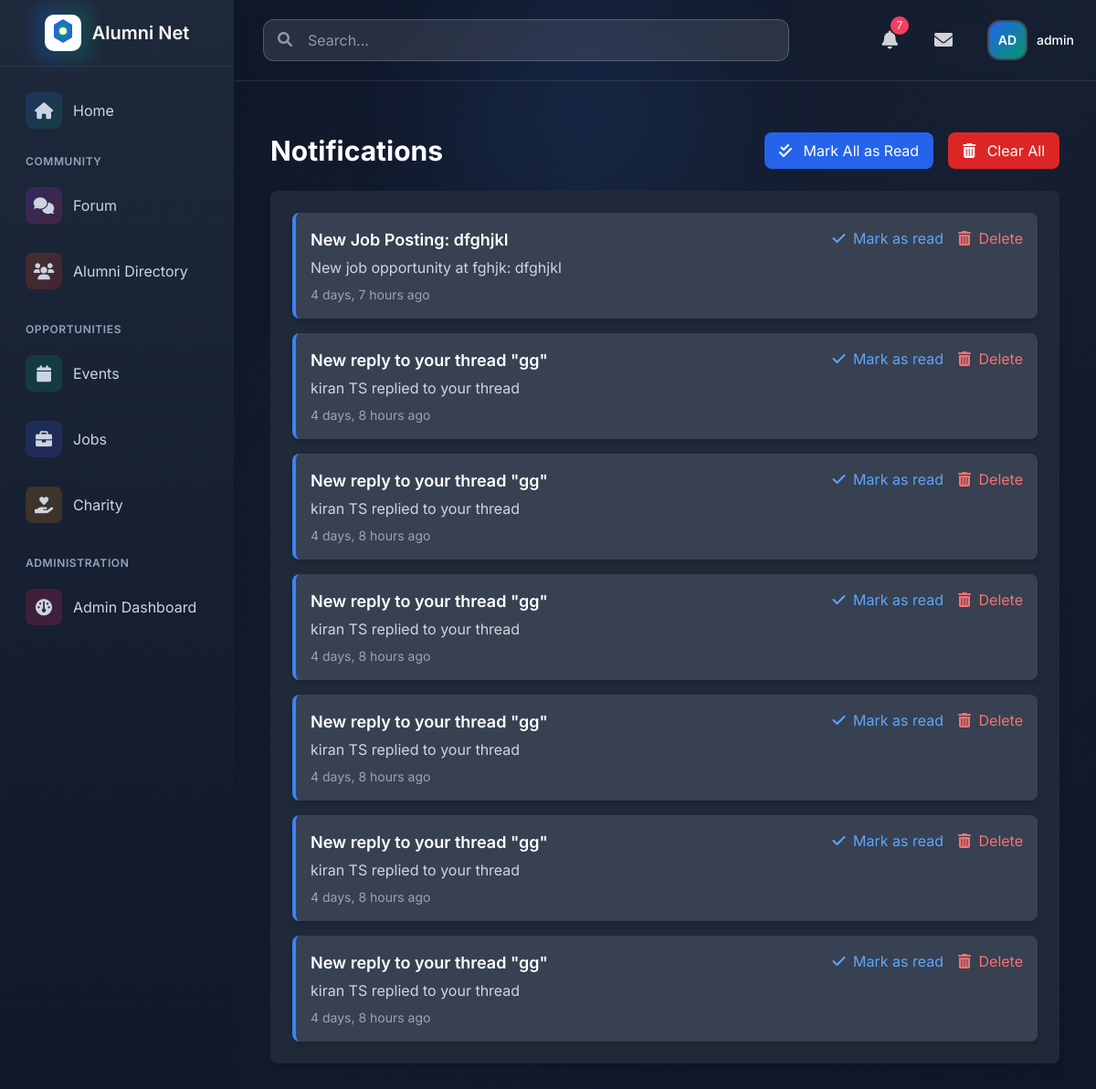
The app's page /notifications/ (signed in), older data.
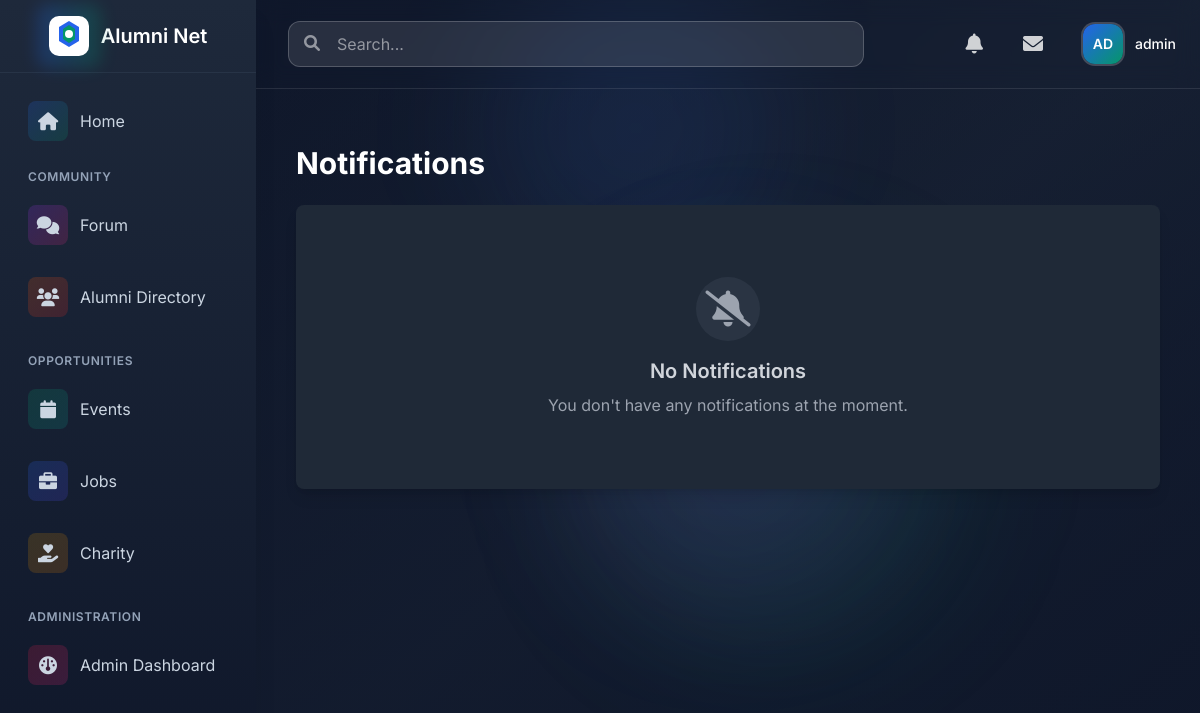
The same page, newer data.
### notifications/models.py (models this page shows, shortened)
class Notification(models.Model):
    NOTIFICATION_TYPES = (
        ('event', 'Event Update'),
        ('job', 'Job Posting'),
        ('forum', 'Forum Reply'),
        ('system', 'System Notification'),
    )
    recipient = models.ForeignKey(settings.AUTH_USER_MODEL, on_delete=models.CASCADE, related_name='notifications')
    notification_type = models.CharField(max_length=10, choices=NOTIFICATION_TYPES)
    title = models.CharField(max_length=255)
    message = models.TextField()
    created_at = models.DateTimeField(auto_now_add=True)
    read = models.BooleanField(default=False)
    content_type = models.ForeignKey(ContentType, on_delete=models.CASCADE, null=True, blank=True)
    object_id = models.PositiveIntegerField(null=True, blank=True)
    content_object = GenericForeignKey('content_type', 'object_id')
    class Meta:
        ordering = ['-created_at']

### notifications/views.py (the view)
# urls.py: path('', views.notification_list, name='list'),
@login_required
def notification_list(request):
    notifications = request.user.notifications.all().order_by('-created_at')
    unread_notifications_exist = notifications.filter(read=False).exists()
    context = {
        'notifications': notifications,
        'unread_notifications_exist': unread_notifications_exist,
    }
    return render(request, 'notifications/notification_list.html', context)

### forum/templatetags/user_tags.py (called while the page is built)
@register.filter
def get_initials(user):
    if user.get_full_name():
        names = user.get_full_name().split()
        initials = ''.join(name[0].upper() for name in names if name)
    else:
        initials = user.username[0:2].upper()
    return initials

### messaging/context_processors.py (called while the page is built)
def unread_message_count(request):
    if request.user.is_authenticated:
        count = Message.objects.filter(
            conversation__participants=request.user,
            sender__in=request.user.conversations.values_list('participants', flat=True),
            is_read=False
        ).exclude(sender=request.user).count()
        return {'unread_message_count': count}
    return {'unread_message_count': 0}

### notifications/context_processors.py (called while the page is built)
def notification_count(request):
    if request.user.is_authenticated:
        unread_count = request.user.notifications.filter(read=False).count()
        return {'unread_notification_count': unread_count}
    return {'unread_notification_count': 0}

### notifications/templates/notifications/notification_list.html (shortened to what this page needs)
{% extends 'base.html' %}
{% block content %}
<div class="container mx-auto px-4 py-8">
    <div class="flex justify-between items-center mb-6">
        <h1 class="text-3xl font-bold text-white">Notifications</h1>
        {% if notifications %}
            <div class="flex space-x-4">
                {% if unread_notifications_exist %}
                    <button onclick="markAllAsRead()"
                            class="px-4 py-2 bg-blue-600 text-white rounded-lg hover:bg-blue-700 transition-colors duration-200">
                        <i class="fas fa-check-double mr-2"></i>
                        Mark All as Read
                    </button>
                {% endif %}
                <button onclick="clearAllNotifications()"
                        class="px-4 py-2 bg-red-600 text-white rounded-lg hover:bg-red-700 transition-colors duration-200">
                    <i class="fas fa-trash-alt mr-2"></i>
                    Clear All
                </button>
            </div>
        {% endif %}
    </div>
    <div class="bg-gray-800 rounded-lg shadow-lg p-6">
        <div id="notifications-container">
            {% if notifications %}
                <div class="space-y-4">
                    {% for notification in notifications %}
                        <div id="notification-{{ notification.id }}"
                             class="bg-gray-700 rounded-lg shadow-md p-4 transition-all duration-200 hover:shadow-xl {% if not notification.read %}border-l-4 border-blue-500{% endif %}">
                            <div class="flex justify-between items-start">
                                <div class="flex-grow">
                                    <h2 class="text-lg font-semibold text-white">{{ notification.title }}</h2>
                                    <p class="text-gray-300 mt-1">{{ notification.message }}</p>
                                    <div class="text-sm text-gray-400 mt-2">
                                        {{ notification.created_at|timesince }} ago
                                    </div>
                                </div>
                                <div class="flex space-x-4">
                                    {% if not notification.read %}
                                        <button onclick="markAsRead({{ notification.id }})"
                                                class="text-blue-400 hover:text-blue-300 transition-colors duration-200"
                                                aria-label="Mark notification as read">
                                            <i class="fas fa-check mr-1"></i>
                                            Mark as read
                                        </button>
                                    {% endif %}
                                    <button onclick="deleteNotification({{ notification.id }})"
                                            class="text-red-400 hover:text-red-300 transition-colors duration-200"
                                            aria-label="Delete notification">
                                        <i class="fas fa-trash-alt mr-1"></i>
                                        Delete
                                    </button>
                                </div>
                            </div>
                        </div>
                    {% endfor %}
                </div>
            {% else %}
                <div class="text-center py-12">
                    <div class="bg-gray-700/50 rounded-full w-16 h-16 flex items-center justify-center mx-auto mb-4">
                        <i class="fas fa-bell-slash text-4xl text-gray-400"></i>
                    </div>
                    <h3 class="text-xl font-semibold text-gray-300 mb-2">No Notifications</h3>
                    <p class="text-gray-400">You don't have any notifications at the moment.</p>
                </div>
            {% endif %}
        </div>
    </div>
</div>
{% endblock %}

### templates/base.html (shortened to what the changed rows need)
{% load user_tags %}
<!DOCTYPE html>
<html lang="en">
<head>
    <script src="https://cdn.tailwindcss.com"></script>
    <link rel="stylesheet" href="https://cdnjs.cloudflare.com/ajax/libs/font-awesome/6.0.0/css/all.min.css">
</head>
<body class="font-[Inter]">
    <div class="min-h-screen flex">
        <div class="flex-1 ml-64 relative bg-gradient-to-br from-slate-900 via-slate-800 to-slate-900">
            <header class="sticky top-0 z-20 backdrop-blur-md border-b border-white/10">
                <div class="relative flex items-center justify-between p-4 text-white">
                    <div class="flex items-center space-x-6">
                        {% if user.is_authenticated %}
                            <a href="{% url 'notifications:notification_list' %}" class="relative p-2 text-white/80 hover:text-white rounded-xl hover:bg-white/10 transition-colors duration-200">
                                <i class="fas fa-bell text-xl"></i>
                                {% if unread_notification_count > 0 %}
                                    <span class="absolute -top-1 -right-1 bg-rose-500 text-white text-xs rounded-full h-5 w-5 flex items-center justify-center">
                                        {{ unread_notification_count }}
                                    </span>
                                {% endif %}
                            </a>
                        {% endif %}
                    </div>
                </div>
            </header>
            <main class="relative p-6">
                {% block content %}{% endblock %}
            </main>
        </div>
    </div>
</body>
</html>

Row changes from the older to the newer data that the page shows:
removed Notification: title "New Job Posting: dfghjkl", message "New job opportunity at fghjk: dfghjkl", created_at "4 days, 7 hours"
removed Notification: title "New reply to your thread \"gg\"", message "kiran TS replied to your thread", created_at "4 days, 8 hours"
removed Notification: title "New reply to your thread \"gg\"", message "kiran TS replied to your thread", created_at "4 days, 8 hours"
removed Notification: title "New reply to your thread \"gg\"", message "kiran TS replied to your thread", created_at "4 days, 8 hours"
removed Notification: title "New reply to your thread \"gg\"", message "kiran TS replied to your thread", created_at "4 days, 8 hours"
removed Notification: title "New reply to your thread \"gg\"", message "kiran TS replied to your thread", created_at "4 days, 8 hours"
removed Notification: title "New reply to your thread \"gg\"", message "kiran TS replied to your thread", created_at "4 days, 8 hours"
Text that changed along with them:
{{ unread_notification_count }}: "7" → (not shown)
text no longer shown: "Mark All as Read Clear All"
text now shown: "No Notifications You don't have any notifications at the moment."
